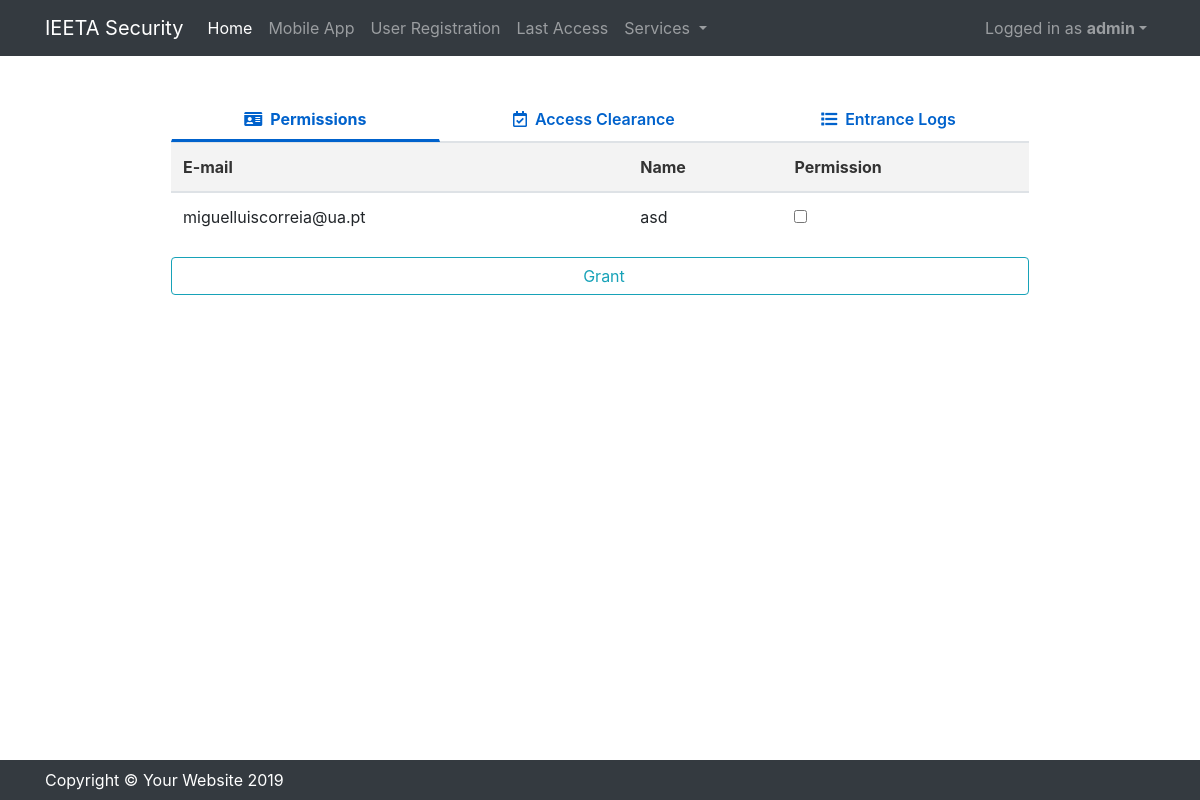
The page /sec_dashboard/ (signed in) on the database as committed earlier.
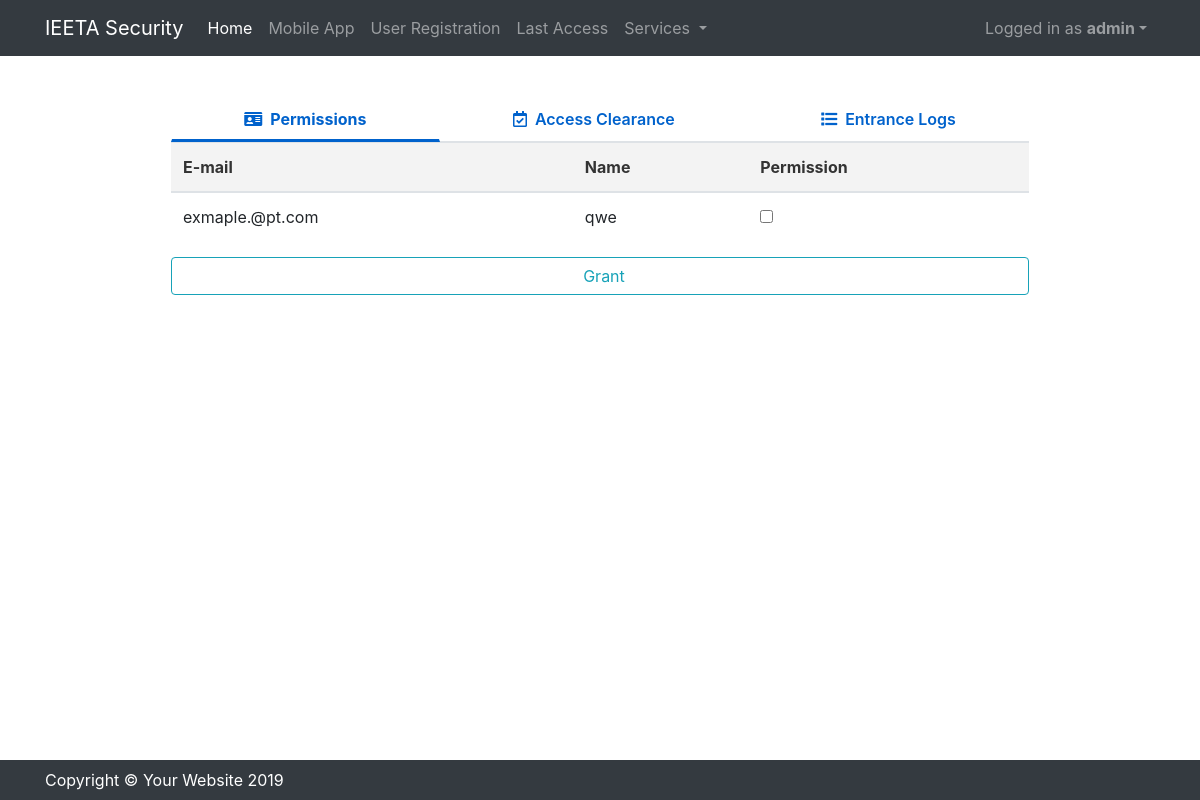
The same page on the database as committed later.
### pi_django/models.py (models this page shows)
class Permission(models.Model):
    state = models.BooleanField(default=False)
    start_time = models.DateTimeField(blank=True, null=True)
    end_time = models.DateTimeField(blank=True, null=True)
    user = models.OneToOneField(User, on_delete=models.CASCADE, null=True)

### pi_django/views.py (the view, shortened to what this page needs)
# urls.py: path('sec_dashboard/', views.security_dashboard),
@login_required
@user_passes_test(lambda u: u.is_superuser)
def security_dashboard(request):
    tparams = {}
    permissions = Permission.objects.filter(state=False)
    tparams['permissions'] = permissions
    accesses = Permission.objects.filter(state=True)
    tparams['accesses'] = accesses
    logs = Log.objects.all().order_by('time_stamp').reverse()
    tparams['logs'] = logs
    return render(request, 'sec_dashboard.html', tparams)

### templates/sec_dashboard.html (shortened to what this page needs)
<!DOCTYPE html>
<html lang="en">
{% load static %}
<head>
  <link href="{% static "vendor/bootstrap/css/bootstrap.min.css" %}" rel="stylesheet">
  <link href="{% static "css/small-business.css" %}" rel="stylesheet">
  <link rel="stylesheet" href="https://use.fontawesome.com/releases/v5.7.2/css/all.css">
</head>
<body style="padding-bottom: 70px;">
  <nav class="navbar navbar-expand-lg navbar-dark bg-dark fixed-top">
    <div class="container">
      <a class="navbar-brand" href="/">IEETA Security</a>
      <div class="collapse navbar-collapse" id="navbarResponsive">
        <ul class="navbar-nav mr-auto">
          <li class="nav-item active">
            <a class="nav-link" href="/">Home
            </a>
          </li>
            <li class="nav-item">
            <a class="nav-link" href="/mobile_app">Mobile App</a>
          </li>
            {% ifequal user.is_superuser True %}
                <li class="nav-item">
                    <a class="nav-link" href="/register">User Registration</a>
                </li>
                <li class="nav-item">
                    <a class="nav-link" href="/last_access">Last Access</a>
                </li>
            {% endifequal %}
          <li class="nav-item dropdown">
            <a class="nav-link dropdown-toggle" href="#" id="navbarDropdown" role="button" data-toggle="dropdown" aria-haspopup="true" aria-expanded="false">
                Services
            </a>
          </li>
        </ul>
          <ul class="nav navbar-nav">
              <div class="dropdown">
                <a class="nav-link dropdown-toggle" role="button" id="dropdownMenuLink" data-toggle="dropdown" aria-haspopup="true" aria-expanded="false">Logged in as <strong>{{ user.username }}</strong></a>
              </div>
          </ul>
      </div>
    </div>
  </nav>
  <div class="container" style="margin-top:20px; margin-bottom:20px;">
            <section id="tabs" class="project-tab">
            <div class="container">
                <div class="row">
                    <div class="col-md-12">
                        <nav>
                            <div class="nav nav-tabs nav-fill" id="nav-tab" role="tablist">
                                <a class="nav-item nav-link active" id="nav-home-tab" data-toggle="tab" href="#nav-permissions" role="tab" aria-controls="nav-home" aria-selected="true"><i style="margin-right: 8px" class="fas fa-id-card"></i>Permissions</a>
                                <a class="nav-item nav-link" id="nav-contact-tab" data-toggle="tab" href="#nav-contact" role="tab" aria-controls="nav-contact" aria-selected="false"><i style="margin-right: 8px" class="far fa-calendar-check"></i>Access Clearance</a>
                                <a class="nav-item nav-link" id="nav-profile-tab" data-toggle="tab" href="#nav-profile" role="tab" aria-controls="nav-profile" aria-selected="false"><i style="margin-right: 8px" class="fas fa-list"></i>Entrance Logs</a>
                            </div>
                        </nav>
                        <div class="tab-content" id="nav-tabContent">
                            <div class="tab-pane fade show active" id="nav-permissions" role="tabpanel" aria-labelledby="nav-home-tab">
                            <form action="." name="permissionForm" method="post">
                                 <table class="table" cellspacing="0">
                                     <thead>
                                        <tr>
                                            <th>E-mail</th>
                                            <th>Name</th>
                                            <th>Permission</th>
                                        </tr>
                                    </thead>
                                    <tbody>
                                    {% for perm in permissions %}
                                        <tr>
                                            <td>{{ perm.user.email }}</td>
                                            <td>{{ perm.user.last_name }}</td>
                                            <td><input type="checkbox" name="grant" value="{{ perm.user.email }}"></td>
                                        </tr>
                                    {% endfor %}
                                    </tbody>
                                </table>
                                <button type="submit" class="btn btn-outline-info btn-block">Grant</button>
                            </form>
                            </div>
                        </div>
                    </div>
                </div>
            </div>
        </section>
  </div>
  <footer class=" bg-dark navbar fixed-bottom">
    <div class="container">
      <p class="m-0 text-center text-white">Copyright &copy; Your Website 2019</p>
    </div>
  </footer>
</body>
</html>

### static/css/small-business.css (style rules this page uses)
body { padding-top: 56px; }

### templates/sec_dashboard.html (style rules this page uses)
.project-tab { padding: 10%; margin-top: -8%; }
.project-tab #tabs .nav-tabs .nav-item.show .nav-link, .nav-tabs .nav-link.active { color: #0062cc; background-color: transparent; border-color: transparent transparent #f3f3f3; border-bottom: 3px solid !important; font-size: 16px; font-weight: bold; }
.project-tab .nav-link { border: 1px solid transparent; border-top-left-radius: .25rem; border-top-right-radius: .25rem; color: #0062cc; font-size: 16px; font-weight: 600; }
.project-tab thead { background: #f3f3f3; color: #333; }
.project-tab a { text-decoration: none; color: #333; font-weight: 600; }

Rows that differ between the two databases and show on the page:
no longer on this page (row edited): Permission: user.email "miguelluiscorreia@ua.pt", user.last_name "asd"
added Permission: user.email "exmaple.@pt.com", user.last_name "qwe"
